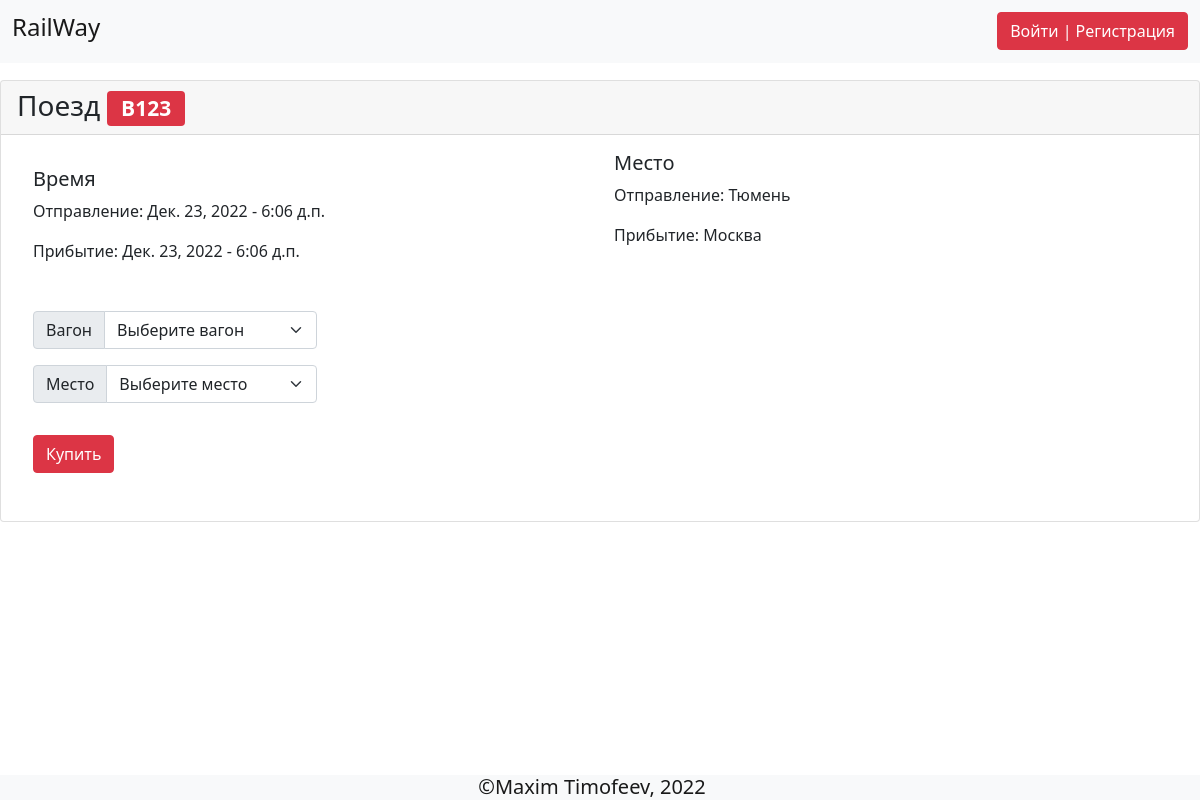
The app's page /train/v123/, older data.
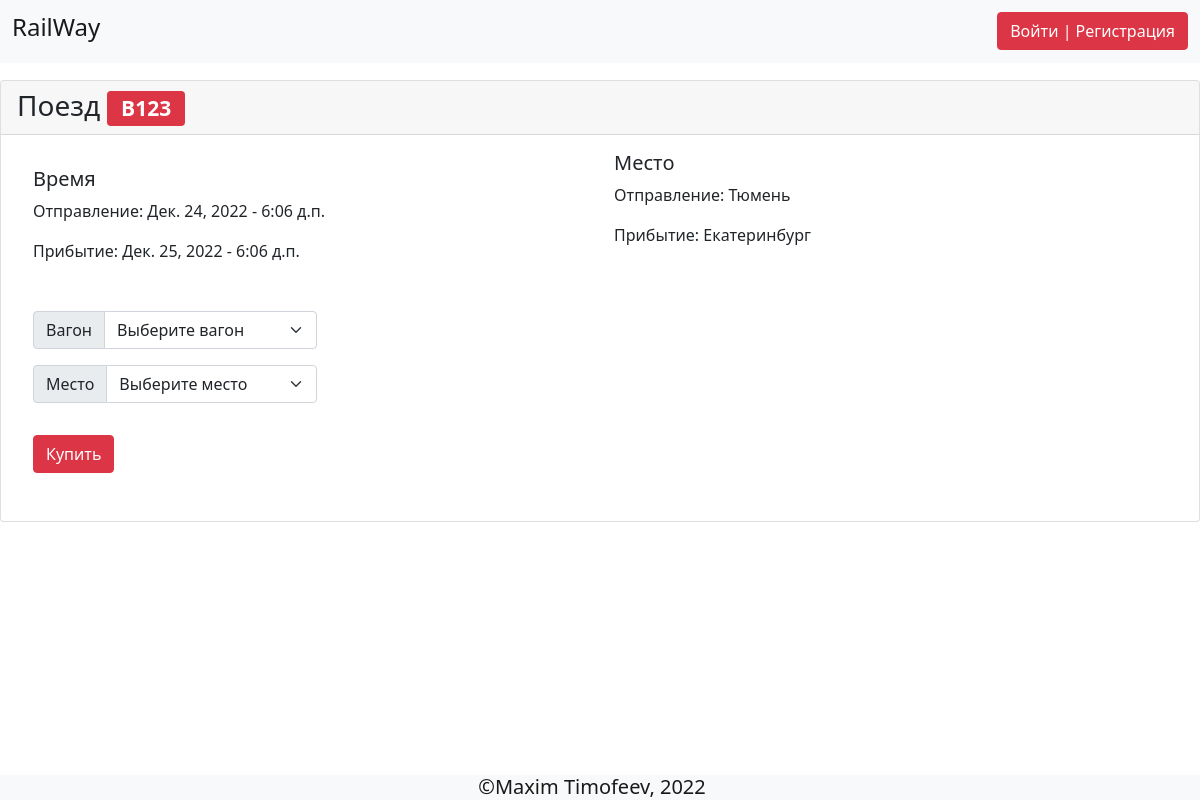
The same page, newer data.
### rails/models.py (models this page shows, shortened)
class Train(models.Model):
    name = models.CharField(max_length=255)
    slug = models.SlugField(max_length=255, unique=True, db_index=True, verbose_name='URL')
    start_time = models.TimeField()
    end_time = models.TimeField()
    start_date = models.DateField()
    end_date = models.DateField()
    start_city = models.ForeignKey('City', related_name='trains_start', on_delete=models.DO_NOTHING)
    end_city = models.ForeignKey('City', related_name='trains_end', on_delete=models.DO_NOTHING)

class City(models.Model):
    name = models.CharField(max_length=255, db_index=True)
    def __str__(self) -> str:
        return self.name

### rails/views.py (the view)
# urls.py: path('train/<slug:slug>/', vrails.TrainDetailView.as_view(), name='train'),
class TrainDetailView(DataMixin, DetailView):
    model = Train
    template_name = 'railway/train.html'
    context_object_name = 'train'
    def get_context_data(self, *, object_list = None, **kwargs):
        context = super().get_context_data(**kwargs)
        c_def = self.get_user_context()
        return dict(list(context.items()) + list(c_def.items()))

### rails/utlis.py (called while the page is built)
    def get_user_context(self, **kwargs):
        context = kwargs
        return context

### railway/templates/railway/train.html (shortened to what this page needs)
{% extends 'base.html' %}
{% block content %}
<div class="card mb-3">
    <h3 class="card-header">Поезд <span class="badge bg-danger">{{train.name}}</span></h3>
    <div class="card-body">
        <div class="mb-3 d-flex">
            <div class="container-fluid p-3">
                <h5 class="card-title">Время</h5>
                <div class="">
                    <p class="card-text">Отправление: {{train.start_date}} - {{train.start_time}}</p>
                    <p class="card-text">Прибытие: {{train.end_date}} - {{train.end_time}}</p>
                </div>
            </div>
            <div class="container-fluid">
                <h5 class="card-title">Место</h5>
                <p class="card-text">Отправление: {{train.start_city}}</p>
                <p class="card-text">Прибытие: {{train.end_city}}</p>
            </div>
        </div>
        <div class="mb-3 d-flex">
            <form action="{% url 'buy' train.id %}" method="post">
                <div class="input-group m-3">
                    <label class="input-group-text" for="id_carriage">Вагон</label>
                    <select required id="inputGroupSelect01 id_carriage" name="carriage" class="car form-select" aria-label="Default select example">
                        <option selected>Выберите вагон</option>
                      </select>
                </div>
                <divsel  id="sel {{carriage.id}}_select" sel class="input-group m-3">
                    <label class="input-group-text" for="inputGroupSelect02">Место</label>
                    <select id="inputGroupSelect02" required name="places" class="form-select" aria-label="Default select example">
                        <option selected>Выберите место</option>
                      </select>
                </divsel>
                <button class="btn btn-danger m-3"  type="submit">Купить</button>
            </form>
        </div>
    </div>
</div>
{% endblock %}

### railway/templates/base.html (shortened to what this page needs)
<!DOCTYPE html>
<html lang="ru">
<head>
    <link rel="stylesheet" href="//maxcdn.bootstrapcdn.com/bootstrap/5.0.0/css/bootstrap.min.css">
    <link rel="stylesheet" href="//maxcdn.bootstrapcdn.com/bootstrap/5.0.0/css/bootstrap-theme.min.css">
    <link href="https://cdn.jsdelivr.net/npm/bootstrap@5.0.2/dist/css/bootstrap.min.css" rel="stylesheet">
</head>
<body>
    <nav class="navbar fixed-top navbar-expand-lg navbar-light bg-light">
        <div class="container-fluid pr-2 d-flex justify-content-between text-aligh-center">
          <a class="navbar-brand" href="{% url 'index' %}">
            <h4>RailWay</h4>
          </a>
          <div class="btn btn-danger">
            {% if request.user.is_authenticated %}
            {% if request.user.is_staff %}
            <a style="color: white; text-decoration: none;" href="/admin/" role="button">Администрирование</a>&nbsp;|&nbsp;
            {% endif%}
            <a style="color: white; text-decoration: none;" href="{% url 'profile' %}" role="button">{{request.user.email}}</a>&nbsp;|&nbsp;<a style="color: white; text-decoration: none;" href="{% url 'logout' %}" role="button">Выйти</a>
            {% else %}
            <a style="color: white; text-decoration: none;" href="{% url 'login' %}" role="button">Войти</a>&nbsp;|&nbsp;<a style="color: white; text-decoration: none;" href="{% url 'reg' %}" role="button">Регистрация</a>
            {% endif %}
          </div>
        </div>
      </nav>
    <main style="padding-top: 80px;padding-bottom: 30px;">
        {% block content %}
        {% endblock %}
    </main>
    <nav class="nav fixed-bottom navbar-light bg-light">
        <div class="container-md container-fluid">
            <ul class="nav justify-content-center">
                <li class="nav-item">
                    <span class="navbar-brand p-4 h2">&copy;Maxim Timofeev, 2022</span>
                </li>
            </ul>
        </div>
    </nav>
</body>
</html>

Row changes from the older to the newer data that the page shows:
changed Train "Тюмень": start_date "Дек. 23, 2022" → "Дек. 24, 2022"; end_date "Дек. 23, 2022" → "Дек. 25, 2022"; end_city "Москва" → "Екатеринбург"
